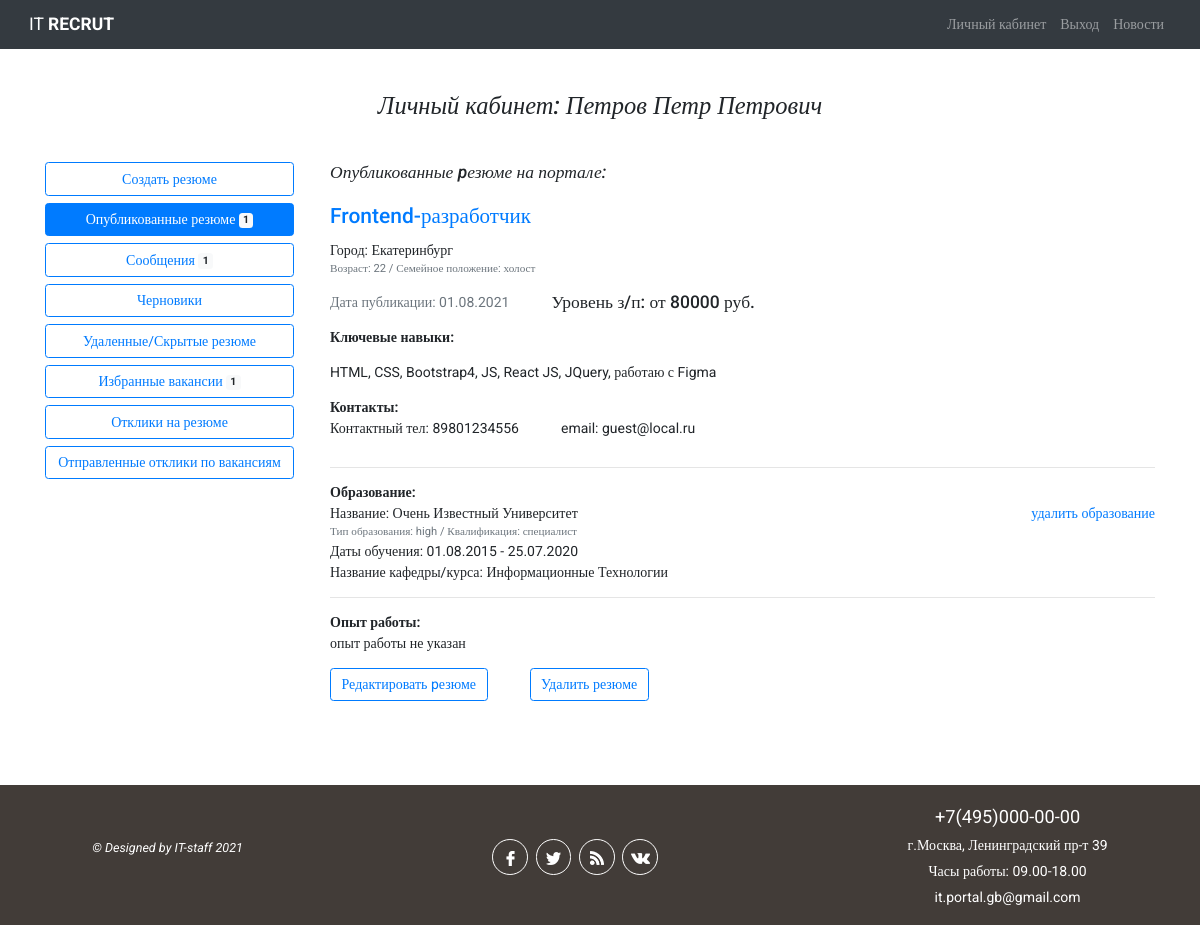
The app's page /worker/2/resume_published/ (signed in) with its own data.
### authapp/models.py (models this page shows, shortened)
class Seeker(models.Model):
    NEED_MODER = 'need_moderation'
    MODER_OK = 'moderation_ok'
    MODER_REJECT = 'moderation_reject'
    SEEKER_STATUS_CHOICES = (
        (NEED_MODER, 'требуется модерация'),
        (MODER_OK, 'модерация пройдена успешно'),
        (MODER_REJECT, 'отклонено модератором')
    )
    SEX_CHOICE = (
        ('male', 'мужской'),
        ('female', 'женский')
    )
    MARRIED_STATUS = (
        ('h', 'холост'),
        ('m', 'в браке'),
        ('d', 'в разводе')
    )
    patronimyc = models.CharField(verbose_name='Отчество', max_length=64)
    age = models.PositiveSmallIntegerField(verbose_name='возраст', default=18)
    sex = models.CharField(verbose_name='Ваш пол', max_length=32, choices=SEX_CHOICE)
    married = models.CharField(verbose_name='Семейное положение', max_length=1, choices=MARRIED_STATUS)
    city = models.CharField(verbose_name='город', max_length=64, blank=True)
    skills = models.TextField(verbose_name='Навыки (знание программ)', max_length=264, blank=True)
    hobby = models.TextField(verbose_name='Ваши увлечения', max_length=264, blank=True)
    tel = models.CharField(verbose_name='телефон', max_length=11, blank=True)
    photo = models.ImageField(upload_to='seeker_photo', blank=True)
    is_active = models.BooleanField(default=True)
    user = models.OneToOneField(User, on_delete=models.CASCADE)
    status = models.CharField(verbose_name='статус соискателя на сайте',
                              choices=SEEKER_STATUS_CHOICES, default=NEED_MODER, max_length=32)
    failed_moderation = models.CharField(max_length=512, blank=True, verbose_name='поле '
                                                                                  'заполняется в случае отклонения модерации')
    activation_key = models.CharField(max_length=128, blank=True)
    activation_key_expires = models.DateTimeField(default=(datetime.now() + timedelta(hours=24)))
    class Meta:
        verbose_name_plural = 'Соискатели'

### workerapp/models.py (models this page shows, shortened)
class Resume(models.Model):
    RESUME_ACTION_CHOICE = (
        ('draft', 'сохранить черновик'),
        ('publish', 'опубликовать на портале'),
        ('moderation_ok', 'модерация пройдена'),
        ('moderation_reject', 'модерация отклонена')
    )
    RUB = 'руб.'
    USD = 'USD'
    EUR = 'EUR'
    CURRENCY_CHOICE = (
        (RUB, 'руб.'),
        (USD, 'USD'),
        (EUR, 'EUR')
    )
    position = models.CharField(max_length=64, verbose_name='желаемая должность')
    min_salary = models.CharField(verbose_name='минимальный уровень з/п', max_length=7, blank=True,
                                  help_text='поле необязательное для заполнения')
    max_salary = models.CharField(verbose_name='максимальный уровень з/п', max_length=7, blank=True,
                                  help_text='поле необязательное для заполнения')
    currency = models.CharField(verbose_name='валюта', max_length=4, blank=True,
                                choices=CURRENCY_CHOICE, help_text='поле необязательное для '
                                                                   'заполнения')
    published = models.DateField(verbose_name='дата публикации', default=datetime.now)
    skills = models.TextField(verbose_name='Ключевые навыки', max_length=512, blank=True)
    hobby = models.TextField(verbose_name='Ваши увлечения', max_length=512, blank=True,
                             help_text='поле необязательно для заполнения')
    action = models.CharField(verbose_name='статус', max_length=64, choices=RESUME_ACTION_CHOICE)
    seeker = models.ForeignKey(Seeker, on_delete=models.CASCADE)
    hide = models.BooleanField(verbose_name='резюме удалено / скрыто', default=False)
    failed_moderation = models.TextField(verbose_name='Сообщение в случае непрохождения '
        'модерации резюме', max_length=254, blank=True, help_text='поле необязательное')
    is_favorite = models.BooleanField(verbose_name='добавлен в избранное', default=False)
    class Meta:
        verbose_name_plural = 'Резюме'
    def get_experience_items(self):
        return self.experience.select_related().filter(is_active=True)
    def get_education_items(self):
        return self.educationitems.select_related().filter(is_active=True)

class ResumeEducation(models.Model):
    resume = models.ForeignKey(Resume, on_delete=models.CASCADE, verbose_name='Резюме', related_name='educationitems')
    HIGH = 'high'
    ONLINE = 'online'
    EDU_TYPE_CHOICES = (
        ('high', 'высшее'),
        ('online', 'онлайн-курсы'),
    )
    edu_type = models.CharField(verbose_name='Тип образования', max_length=32, choices=EDU_TYPE_CHOICES, blank=False, default=HIGH)
    MASTER = 'master'
    BACHELOR = 'bachelor'
    SPECIALIST = 'specialist'
    SERTIFICATE = 'sertificate'
    DEGREE_CHOICES = (
        (MASTER, 'магистр'),
        (BACHELOR, 'бакалавр'),
        (SPECIALIST, 'специалист'),
        (SERTIFICATE, 'сертификат'),
    )
    degree = models.CharField(verbose_name='Квалификация', max_length=64, choices=DEGREE_CHOICES)
    institution_name = models.CharField(verbose_name='Название учреждения', max_length=64)
    from_date = models.DateField(verbose_name='Начало периода')
    to_date = models.DateField(verbose_name='Конец периода(фактическая или планируемая)')
    course_name = models.CharField(verbose_name='Название курса/кафедры', max_length=256)
    edu_description = models.TextField(verbose_name='Описание', blank=True, help_text='поле '
            'необязательное для заполнения')
    is_active = models.BooleanField(verbose_name='Активный', default=True)
    class Meta:
        verbose_name_plural = 'Обучение'

### workerapp/views.py (the view)
# urls.py: path('<int:seeker_id>/resume_published/', views.resume_published, name='published'),
@login_required
def resume_published(request, seeker_id):
    title = 'Опубликованные резюме'
    seeker = get_object_or_404(Seeker, pk=seeker_id)
    resumes = Resume.objects.filter(action='moderation_ok', hide=False, seeker=seeker).order_by('published')
    resumes_all = Resume.objects.filter(Q(action='moderation_ok') | Q(action='moderation_reject'),
                                        seeker=seeker).exclude(action='draft').exclude(hide=True).order_by('published')
    drafts = Resume.objects.filter(action='draft', hide=False, seeker=seeker).order_by('published')
    resumes_hide = Resume.objects.filter(hide=True, seeker=seeker).order_by('published')
    responses = SendOffers.objects.filter(resume__in=resumes).select_related()
    send_resp = SendResponse.objects.filter(resume__seeker=seeker.id).order_by('date')
    favorite_vacancies = FavoriteVacancies.objects.filter(seeker=seeker).order_by('-date')
    context = {'title': title, 'seeker': seeker, 'drafts': drafts, 'resumes_hide': resumes_hide, 'resumes': resumes,
               'resumes_all': resumes_all, 'responses': responses, 'send_resp': send_resp, 'favorites': favorite_vacancies}
    return render(request, 'workerapp/resume_published.html', context)

### workerapp/templates/workerapp/resume_published.html
<!DOCTYPE html>
{% extends 'mainapp/base.html' %}
{% load static %}
{% block content %}
<div class="container my-5">
    <h3 class="font-italic mb-5 text-center">Личный кабинет: {{ seeker.user.first_name }}
        {{ seeker.user.last_name }} {{ seeker.patronimyc }} </h3>
    <div class="row justify-content-center">
        <div class="col-7 col-sm-4 col-md-3 pr-4 mb-4">
            {% include 'workerapp/include/menu.html' %}
        </div>
        <div class="col-12 col-sm-8 col-md-9">
            {% if resumes %}
            <h5 class="mb-4 font-italic">Опубликованные pезюме на портале:</h5>
            {% for item in resumes %}
            {% include 'workerapp/include/resume_description.html' %}
            <div class="d-flex mb-5">
                <a class="btn btn-outline-primary mr-5" role="button" href="{% url 'worker:resume_update' item.seeker.pk item.pk %}">
                    Редактировать pезюме</a>
                <a class="btn btn-outline-primary" role="button" href="{% url 'worker:resume_delete' item.seeker.pk item.pk %}">
                    Удалить резюме</a>
            </div>
            {% endfor %}
            {% else %}
            <p class="text-center">У вас еще нет ни одного опубликованного резюме.</p>
            {% endif %}
        </div>
    </div>
</div>
{% endblock %}

### workerapp/templates/workerapp/include/resume_description.html (shortened to what this page needs)
{% load static %}
<h4 class="pb-1" style="color: #007bff;">{{ item.position }}</h4>
<p class="mb-0">Город: {{ item.seeker.city }}</p>
<p class="small text-muted">Возраст: {{ item.seeker.age }} / Семейное положение: {{ item.seeker.get_married_display }}</p>
<div class="d-flex">
    <p class="text-muted mr-5">{% if item.action == 'moderation_ok' %}Дата публикации: {% elif item.action == 'draft' %}
        Дата создания: {% endif %} {{ item.published|date:"d.m.Y" }}</p>
    <p class="h5">Уровень з/п: {% if item.min_salary and item.max_salary %}
        {{ item.min_salary }} - {{ item.max_salary }} {{ item.currency }}
        {% elif item.min_salary %} от {{ item.min_salary }} {{ item.currency }}
        {% elif item.max_salary %} до {{ item.max_salary }} {{ item.currency }}
        {% else %} не указана
        {% endif %}
    </p>
</div>
<p class="font-weight-bold mb-0 pb-0">Ключевые навыки:</p>
<p class="pt-0">{{ item.skills|linebreaks }}</p>
<p class="mt-3 font-weight-bold mb-0">Контакты:</p>
<div class="d-flex">
    <p class="mr-5">Контактный тел: {{ item.seeker.tel }}</p>
    <p>email: {{ item.seeker.user.email }}</p>
</div>
<hr style="color: #ccc;">
<p class="mt-3 font-weight-bold mb-0">Образование:</p>
{% if item.get_education_items %}
{% for edu_item in item.get_education_items %}
    <div class="d-flex justify-content-between">
        <div>
            <p class="mb-0">Название: {{ edu_item.institution_name }}</p>
            <p class="small text-muted mb-0">Тип образования: {{ edu_item.edu_type }} / Квалификация: {{ edu_item.get_degree_display }}</p>
            <p class="mb-0">Даты обучения: {{ edu_item.from_date|date:'d.m.Y' }} - {{ edu_item.to_date|date:'d.m.Y' }}</p>
            <p class="mb-0">Название кафедры/курса: {{ edu_item.course_name }}</p>
        </div>
        {% if not item.hide %}<a href="{% url 'worker:education_delete' seeker.pk item.pk edu_item.pk %}">удалить образование</a>{% endif %}
    </div>
{% endfor %}
{% else %}
<p>образование не указано</p>
{% endif %}
<hr style="color: #ccc;">
<p class="mt-3 font-weight-bold mb-0">Опыт работы:</p>
{% if item.get_experience_items %}
{% for exp_item in item.get_experience_items %}
    <div class="d-flex justify-content-between">
        <div>
            <p class="mb-0">Название компании: {{ exp_item.company_name }}</p>
            <p class="mb-0">Должность: {{ exp_item.job_title }}</p>
            <p class="mb-0">Период работы: {{ exp_item.start_date|date:'d.m.Y' }} - {% if exp_item.finish_date %}
                {{ exp_item.finish_date|date:'d.m.Y' }} {% else %} по настоящее время{% endif %}</p>
            {% if exp_item.job_description %}<p>Описание обязанностей: {{ exp_item.job_description }}</p>{% endif %}
        </div>
        {% if not item.hide %}<a href="{% url 'worker:experience_delete' seeker.pk item.pk exp_item.pk %}">удалить опыт работы</a>{% endif %}
    </div>
{% endfor %}
{% else %}
<p>опыт работы не указан</p>
{% endif %}

### static/css/style.css (style rules this page uses)
* { margin: 0; padding: 0; }
html { font-size: 16px; }
@media all and (min-width: 1024px) and (max-width: 1200px) { html { font-size: 14px; } }
html, body { height: 100%; }
body { box-sizing: border-box; font-family: Roboto; display: flex; flex-direction: column; }
.container { flex: 1 0 auto; }

### records on screen
Seeker: user.first_name "Петров", user.last_name "Петр", patronimyc "Петрович"
Resume: position "Frontend-разработчик", seeker.city "Екатеринбург", seeker.age "22", seeker.married "холост", shows "Дата публикации:", published "01.08.2021", min_salary "80000", currency "руб.", skills "HTML, CSS, Bootstrap4, JS, React JS, JQuery, работаю с Figma", seeker.tel "89801234556", seeker.user.email "guest@local.ru", shows "опыт работы не указан"
ResumeEducation: institution_name "Очень Известный Университет", edu_type "high", degree "специалист", from_date "01.08.2015", to_date "25.07.2020", course_name "Информационные Технологии"

### other values on screen
{{ resumes|length }} "1"
{{ resumes_all|length }} "1"
{{ favorites|length }} "1"
